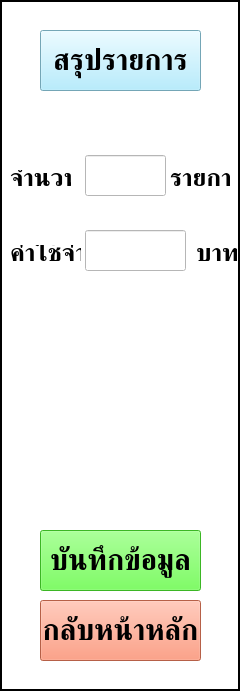
   <widget class="QFrame" name="summary_frame">
    <property name="geometry">
     <rect>
      <x>1655</x>
      <y>185</y>
      <width>240</width>
      <height>691</height>
     </rect>
    </property>
    <property name="styleSheet">
     <string notr="true">background:rgb(255, 255, 255)</string>
    </property>
    <property name="frameShape">
     <enum>QFrame::Box</enum>
    </property>
    <property name="frameShadow">
     <enum>QFrame::Plain</enum>
    </property>
    <property name="lineWidth">
     <number>2</number>
    </property>
    <widget class="QPushButton" name="summary_pushButton">
     <property name="geometry">
      <rect>
       <x>40</x>
       <y>30</y>
       <width>161</width>
       <height>61</height>
      </rect>
     </property>
     <property name="font">
      <font>
       <family>TH Niramit AS</family>
       <pointsize>22</pointsize>
       <bold>true</bold>
      </font>
     </property>
     <property name="contextMenuPolicy">
      <enum>Qt::DefaultContextMenu</enum>
     </property>
     <property name="styleSheet">
      <string notr="true">
    background-color: rgb(162, 233, 255);


</string>
     </property>
     <property name="text">
      <string>สรุปรายการ</string>
     </property>
     <property name="autoDefault">
      <bool>false</bool>
     </property>
     <property name="default">
      <bool>false</bool>
     </property>
    </widget>
    <widget class="QLabel" name="number_item_label">
     <property name="geometry">
      <rect>
       <x>10</x>
       <y>170</y>
       <width>61</width>
       <height>16</height>
      </rect>
     </property>
     <property name="font">
      <font>
       <family>TH Niramit AS</family>
       <pointsize>19</pointsize>
       <bold>true</bold>
      </font>
     </property>
     <property name="text">
      <string>จำนวน</string>
     </property>
    </widget>
    <widget class="QLineEdit" name="number_item_lineEdit">
     <property name="geometry">
      <rect>
       <x>85</x>
       <y>155</y>
       <width>81</width>
       <height>41</height>
      </rect>
     </property>
     <property name="font">
      <font>
       <family>TH Niramit AS</family>
       <pointsize>20</pointsize>
       <bold>true</bold>
      </font>
     </property>
     <property name="text">
      <string/>
     </property>
     <property name="alignment">
      <set>Qt::AlignCenter</set>
     </property>
    </widget>
    <widget class="QLabel" name="number_item_label2">
     <property name="geometry">
      <rect>
       <x>170</x>
       <y>170</y>
       <width>61</width>
       <height>16</height>
      </rect>
     </property>
     <property name="font">
      <font>
       <family>TH Niramit AS</family>
       <pointsize>19</pointsize>
       <bold>true</bold>
      </font>
     </property>
     <property name="text">
      <string>รายการ</string>
     </property>
    </widget>
    <widget class="QLabel" name="bath_label">
     <property name="geometry">
      <rect>
       <x>196</x>
       <y>245</y>
       <width>41</width>
       <height>16</height>
      </rect>
     </property>
     <property name="font">
      <font>
       <family>TH Niramit AS</family>
       <pointsize>19</pointsize>
       <bold>true</bold>
      </font>
     </property>
     <property name="text">
      <string>บาท</string>
     </property>
    </widget>
    <widget class="QLabel" name="cost_item_label">
     <property name="geometry">
      <rect>
       <x>10</x>
       <y>245</y>
       <width>71</width>
       <height>16</height>
      </rect>
     </property>
     <property name="font">
      <font>
       <family>TH Niramit AS</family>
       <pointsize>19</pointsize>
       <bold>true</bold>
      </font>
     </property>
     <property name="text">
      <string>ค่าใช้จ่าย</string>
     </property>
    </widget>
    <widget class="QLineEdit" name="cost_item_lineEdit">
     <property name="geometry">
      <rect>
       <x>85</x>
       <y>230</y>
       <width>101</width>
       <height>41</height>
      </rect>
     </property>
     <property name="font">
      <font>
       <family>TH Niramit AS</family>
       <pointsize>20</pointsize>
       <bold>true</bold>
      </font>
     </property>
     <property name="text">
      <string/>
     </property>
     <property name="alignment">
      <set>Qt::AlignCenter</set>
     </property>
    </widget>
    <widget class="QPushButton" name="save_data_pushButton">
     <property name="geometry">
      <rect>
       <x>40</x>
       <y>530</y>
       <width>161</width>
       <height>61</height>
      </rect>
     </property>
     <property name="font">
      <font>
       <family>TH Niramit AS</family>
       <pointsize>22</pointsize>
       <bold>true</bold>
      </font>
     </property>
     <property name="contextMenuPolicy">
      <enum>Qt::DefaultContextMenu</enum>
     </property>
     <property name="styleSheet">
      <string notr="true">
    background-color:rgb(82, 255, 51)


</string>
     </property>
     <property name="text">
      <string>บันทึกข้อมูล</string>
     </property>
     <property name="autoDefault">
      <bool>false</bool>
     </property>
     <property name="default">
      <bool>false</bool>
     </property>
    </widget>
    <widget class="QPushButton" name="back_to_home_pushButton">
     <property name="geometry">
      <rect>
       <x>40</x>
       <y>600</y>
       <width>161</width>
       <height>61</height>
      </rect>
     </property>
     <property name="font">
      <font>
       <family>TH Niramit AS</family>
       <pointsize>22</pointsize>
       <bold>true</bold>
      </font>
     </property>
     <property name="contextMenuPolicy">
      <enum>Qt::DefaultContextMenu</enum>
     </property>
     <property name="styleSheet">
      <string notr="true">
    background-color: rgb(255, 135, 99)


</string>
     </property>
     <property name="text">
      <string>กลับหน้าหลัก</string>
     </property>
     <property name="autoDefault">
      <bool>false</bool>
     </property>
     <property name="default">
      <bool>false</bool>
     </property>
    </widget>
   </widget>
